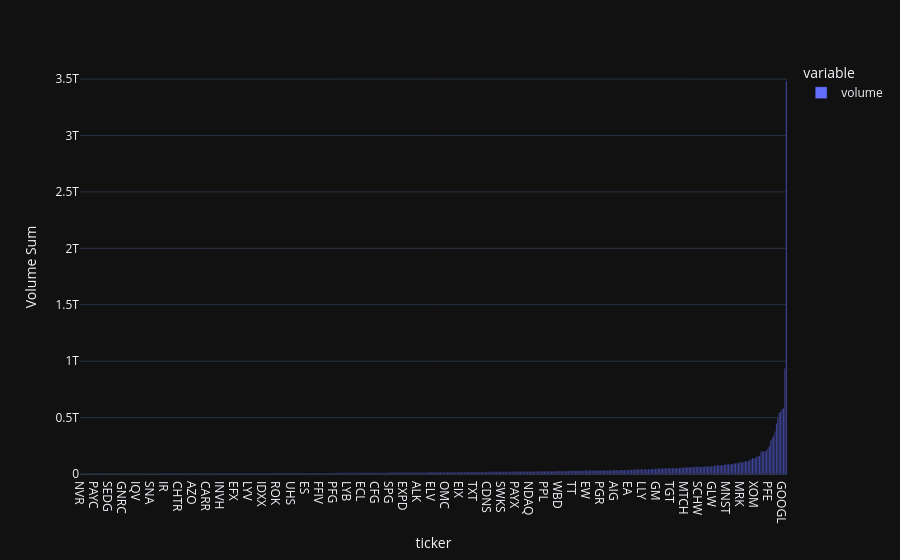

Notebook cell for this chart:
### Code cell
volume_stocks_higher = yahoo_data.groupby('ticker')['volume'].sum().sort_values()
print("The lowest volumn sum for",volume_stocks_higher.first_valid_index(),"is",volume_stocks_higher.iloc[0])
print("The highest volumn sum for",volume_stocks_higher.last_valid_index(),"is",volume_stocks_higher.iloc[-1])

fig = px.bar(volume_stocks_higher)

fig.update_layout(
    template='plotly_dark',
    yaxis_title = 'Volume Sum',
)
fig.show()

### Figure 1 — Plotly figure (JSON) as saved in the notebook; plotly's stock layout.template omitted (floating-point values rounded to 4 significant figures; data arrays with more than 128 entries replaced by an {"elided": "..."} marker saying what was removed)
{"data": [{"hovertemplate": "variable=volume<br>ticker=%{x}<br>value=%{y}<extra></extra>", "legendgroup": "volume", "marker": {"color": "#636efa", "pattern": {"shape": ""}}, "name": "volume", "orientation": "v", "showlegend": true, "textposition": "auto", "type": "bar", "x": {"elided": "503 str values"}, "xaxis": "x", "y": {"elided": "503 int values"}, "yaxis": "y"}], "layout": {"barmode": "relative", "legend": {"title": {"text": "variable"}, "tracegroupgap": 0}, "margin": {"t": 60}, "xaxis": {"anchor": "y", "domain": [0, 1], "title": {"text": "ticker"}}, "yaxis": {"anchor": "x", "domain": [0, 1], "title": {"text": "Volume Sum"}}}}
